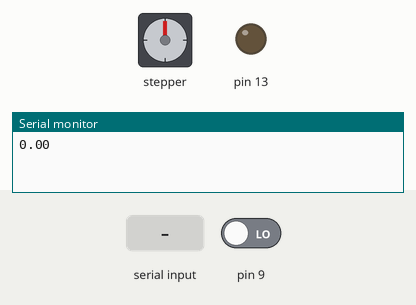
A sketch run on a simulated Arduino Uno, built with avr-gcc and run on an emulated ATmega328P. On the bench: stepper motor, output pins drawn as LEDs (lit = HIGH), the last lines printed to the serial monitor. Wiring (inferred from the names in the program): stepper motor driver (200 steps per turn assumed): step pin 5; direction pin 6; enable pin 7. Inputs (shaded band) come from the test bench; at power-on: pin 9 LOW. Pins used as bus, display or sensor lines are not drawn.

Above: at 1.2 s.
1.3 s: "0" received over Serial
At 2.0 s:
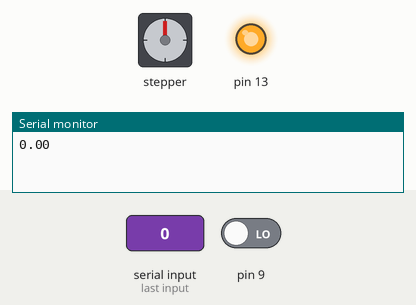
2.8 s: "1" received over Serial
At 3.1 s:
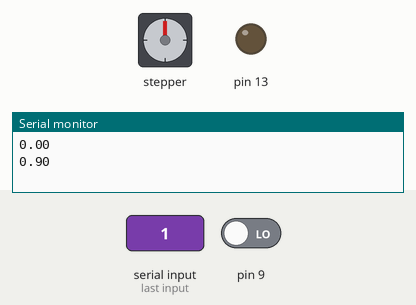
Timing chart, 0 to 5.8 s (numbered marks = the images above; inputs shaded):
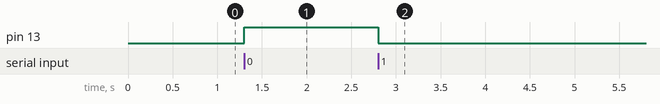

Measured:
- after the input at 1.3 s, pin 13: LOW → HIGH at once
- after the input at 2.8 s, pin 13: HIGH → LOW at once

The sketch:

automated_full_rotation.ino
```cpp
//char buffer[3];
int d=0;
int i=0;
float deg=0;
int nextChar;
const int PUL = 5;              //Initializing 5th digital pin as PULSE
const int DIR = 6;              //Initializing 6th digital pin as DIRECTION
const int ENA = 7;//Initializing 7th digital pin as ENABLE
void setup() {
  // initialize serial:
  Serial.begin(9600);
  pinMode(5,OUTPUT);
  pinMode(6,OUTPUT);
  pinMode(7,OUTPUT);
  pinMode(13,OUTPUT);
  digitalWrite(ENA,HIGH);
  pinMode(9,INPUT);
  deg=i*0.9;
  Serial.println(deg);
  i=i+1;
 // pinMode(10,INPUT);
}

void loop() {

      d = digitalRead(9);
      //k = digitalRead(10);
      if (digitalRead(9) == HIGH)
      {
      digitalWrite(DIR,HIGH); //clockwise
      }
      if (digitalRead(9) == LOW )
     {
      digitalWrite(DIR,LOW);  //counter-clockwise
     }

    while(Serial.available())
    {
      nextChar = Serial.read();
          if(nextChar == '0')
             {
              go:
          digitalWrite(13,HIGH);
        //  delay(2500);
          digitalWrite(PUL, HIGH);
          delay(500);
          digitalWrite(PUL, LOW);
          delay(500);
          deg = (i * 0.9);
          Serial.println(deg);
          i = i+1;
          while(1){
          nextChar = Serial.read();
          if(nextChar == '1')
            {
            goto wait;
            }
          }
             }
   while(nextChar == '1')
        {
          wait:
      nextChar = Serial.read();
          digitalWrite(13,LOW);
          if(nextChar == '0')
          { goto go; }
          //delay(5000);
          //digitalWrite(PUL, HIGH);
          //delay(50);
          //digitalWrite(PUL, LOW);
          //delay(50);
          //float deg = (i * 0.9);
          //Serial.println(deg);
          //i = i+1;
        }

    }
}
```
